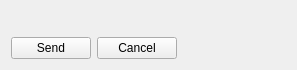
<?xml version="1.0" encoding="UTF-8"?>
<ui version="4.0">
 <class>NotificationLedgersList</class>
 <widget class="QWidget" name="NotificationLedgersList">
  <property name="geometry">
   <rect>
    <x>0</x>
    <y>0</y>
    <width>297</width>
    <height>70</height>
   </rect>
  </property>
  <property name="windowTitle">
   <string>Select Ledgers</string>
  </property>
  <layout class="QVBoxLayout" name="verticalLayout_2">
   <item>
    <layout class="QVBoxLayout" name="verticalLayout"/>
   </item>
   <item>
    <spacer name="verticalSpacer">
     <property name="orientation">
      <enum>Qt::Vertical</enum>
     </property>
     <property name="sizeHint" stdset="0">
      <size>
       <width>20</width>
       <height>240</height>
      </size>
     </property>
    </spacer>
   </item>
   <item>
    <layout class="QHBoxLayout" name="horizontalLayout">
     <item>
      <widget class="QPushButton" name="SendPushButton">
       <property name="text">
        <string>Send</string>
       </property>
      </widget>
     </item>
     <item>
      <widget class="QPushButton" name="CancelPushButton">
       <property name="text">
        <string>Cancel</string>
       </property>
      </widget>
     </item>
     <item>
      <spacer name="horizontalSpacer">
       <property name="orientation">
        <enum>Qt::Horizontal</enum>
       </property>
       <property name="sizeHint" stdset="0">
        <size>
         <width>40</width>
         <height>20</height>
        </size>
       </property>
      </spacer>
     </item>
    </layout>
   </item>
  </layout>
 </widget>
 <resources/>
 <connections/>
</ui>
